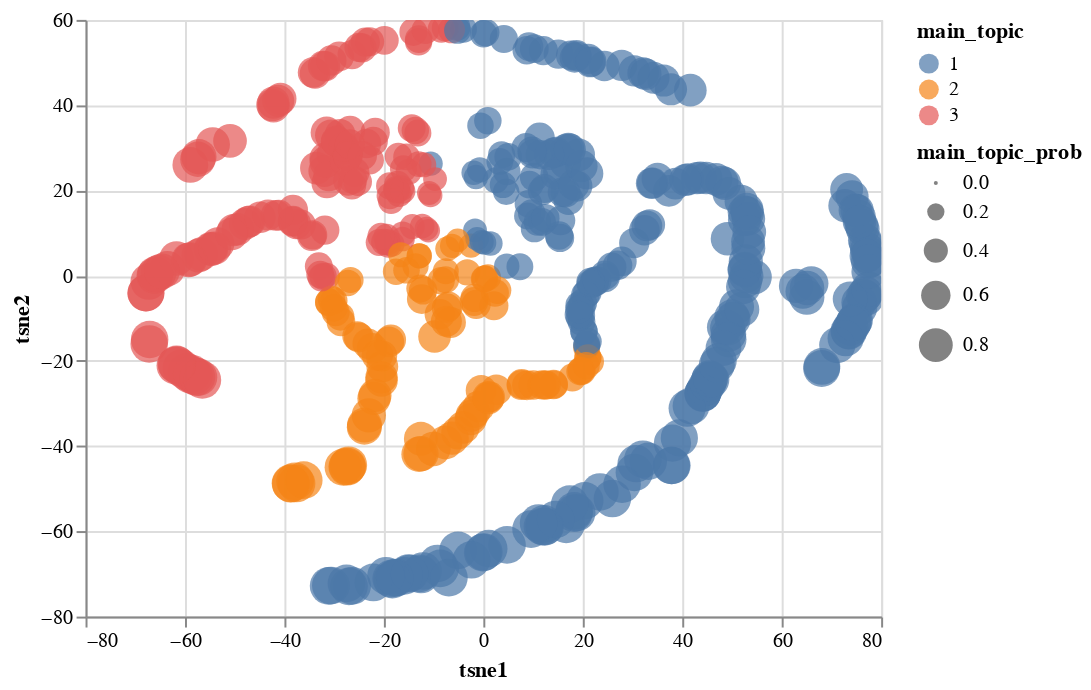

The notebook cell saved with this chart:
### Markdown cell above
#### Agrupamento de todos as músicas por grupos:

### Code cell
letras = letras.assign(tsne1 = letras_embedded[:,0], tsne2 = letras_embedded[:,1])

alt.Chart(letras.sample(500)).mark_circle(
    opacity = .7,
    size = 30
).encode(
    x = 'tsne1',
    y = 'tsne2', 
    color = 'main_topic:N',
    size = 'main_topic_prob',
    tooltip = ['Artist', 'SName', 'main_topic', 'main_topic_prob']
).interactive()

### Figure 1 — Vega-Lite specification as saved in the notebook (floating-point values rounded to 4 significant figures; data arrays with more than 128 entries replaced by an {"elided": "..."} marker saying what was removed)
{"config": {"view": {"continuousWidth": 400, "continuousHeight": 300}}, "data": {"name": "data-c8fd2e2bc1df5406cfc2cf5be33a87f9"}, "mark": {"type": "circle", "opacity": 0.7, "size": 30}, "encoding": {"color": {"field": "main_topic", "type": "nominal"}, "size": {"field": "main_topic_prob", "type": "quantitative"}, "tooltip": [{"field": "Artist", "type": "nominal"}, {"field": "SName", "type": "nominal"}, {"field": "main_topic", "type": "quantitative"}, {"field": "main_topic_prob", "type": "quantitative"}], "x": {"field": "tsne1", "type": "quantitative"}, "y": {"field": "tsne2", "type": "quantitative"}}, "selection": {"selector001": {"type": "interval", "bind": "scales", "encodings": ["x", "y"]}}, "$schema": "https://vega.github.io/schema/vega-lite/v4.17.0.json", "datasets": {"data-c8fd2e2bc1df5406cfc2cf5be33a87f9": {"elided": "500 records"}}}
